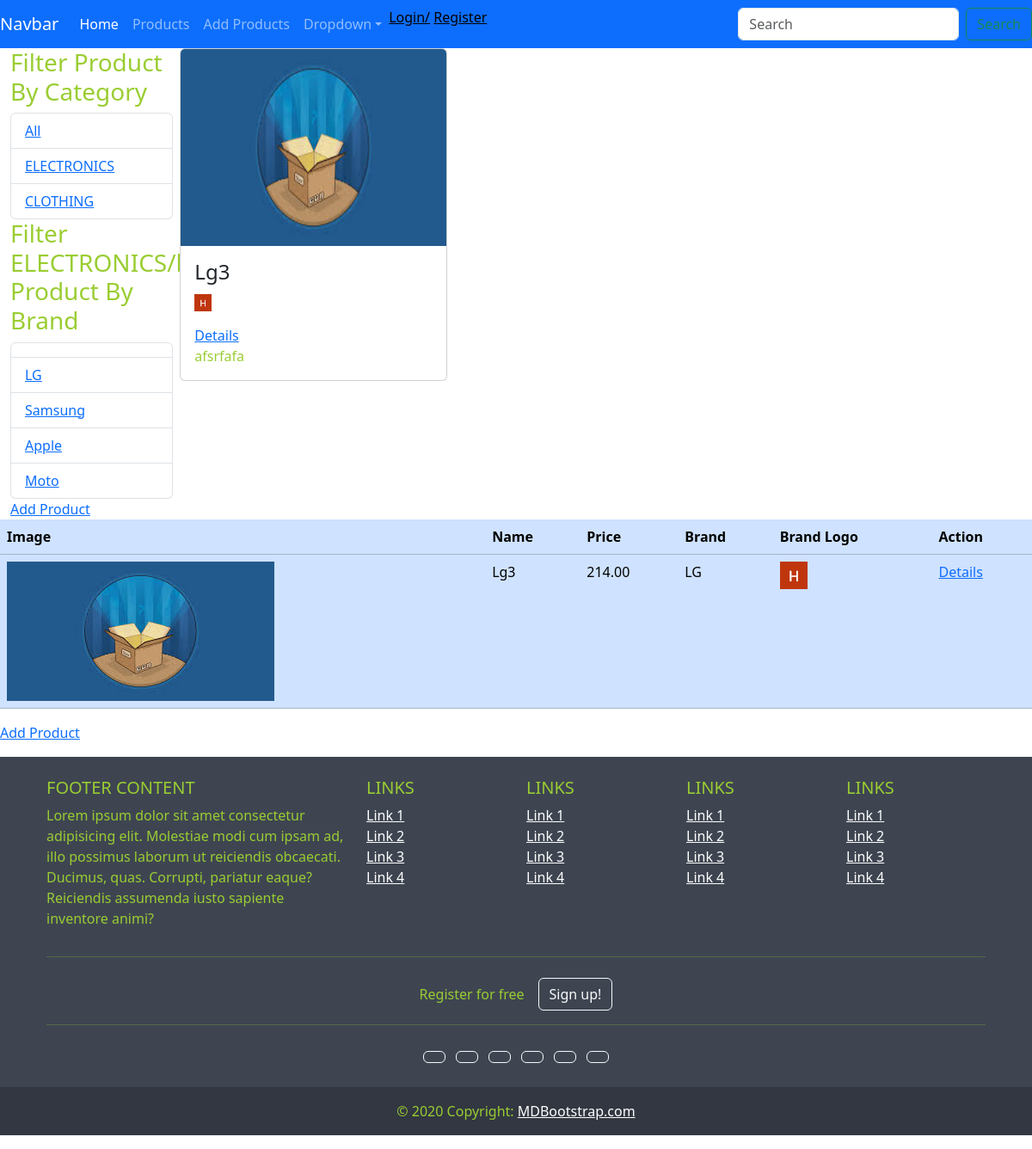
The app's page /product/serach_product/category/ELECTRONICS/brand/LG/ with its own data.
### product/models.py (models this page shows, shortened)
class Category(models.Model):
    name = models.CharField(max_length=100,choices=CATEGORY_CHOICES)
    description = models.TextField()
    def __str__(self) -> str:
        return self.name

class Brand(models.Model):
    name = models.CharField(max_length=50)
    logo = models.ImageField(upload_to='logo')

class Product(models.Model):
    name =  models.CharField(max_length=100)
    price = models.DecimalField(decimal_places=2,max_digits=10)
    brand = models.ForeignKey(Brand,on_delete=models.CASCADE,null=True)
    size = models.DecimalField(decimal_places=2,max_digits=4)
    description = models.CharField(max_length=500)
    color = models.CharField(max_length=20)
    image = models.ImageField(upload_to='images/product_image',default='images/product_image/p1.jpeg')
    category = models.ManyToManyField(Category)
    weight = models.DecimalField(decimal_places=2,max_digits=4)
    created_at = models.DateTimeField(auto_now_add=True)
    updated_at = models.DateTimeField(auto_now=True)
    quantity = models.IntegerField(default=0)

### product/views.py (the view)
# urls.py: path('serach_product/category/<str:name>/brand/<str:b_name>/',views.filter_product_by_brand,name='brand')
def filter_product_by_brand(request,name,b_name):
    brand = get_object_or_404(Brand,name=b_name)      #samsung
    category = get_object_or_404(Category,name=name)  #electronic
    products = category.product_set.all()  #product which comes under electronic
    brands = {i.brand.name for i in products.select_related('brand')}
    products = list(filter(lambda p:True if p.brand == brand else False,products))
    categories = Category.objects.all()                # all category
    context = {
         'products':products,
         'category':category,
         'categories':categories,
         'brands':brands,
         }
    return render(request,"product/products.html",context)

### product/templates/product/products.html (shortened to what this page needs)
{% extends 'base.html' %}
{% block content %}
<div class="table-responsive">
    <div class="container-fluid">
        <div class="row justify-content-center  g-2 ">
            <div class="col-2">
                <h3>
                    Filter Product By Category
                </h3>
                <ul class="list-group">
                    <li class="list-group-item">
                        <a href="{% url 'show-product' %}">
                            All
                        </a>
                    </li>
                    {% for category in categories %}
                    {% if category.name == request.path|cut:"/product/serach_product/category/" %}
                    <li style="background-color: aqua;" class="list-group-item">
                        <a  href="{% url 'category' category.name %}">
                            {{category.name}}
                        </a>
                        {% else %}
                        <li class="list-group-item">
                        <a href="{% url 'category' category.name %}">
                            {{category.name}}
                        </a>
                        {% endif %}
                    </li>
                    {% endfor %}
                </ul>
                <h3>{% if brands %}
                    Filter {{request.path|slice:"33:" }} Product By Brand
                </h3>
                {% endif %}
                <ul class="list-group">
                    <li class="list-group-item">
                    {% for brand in brands %}
                    {% if brand == request.path|cut:"/product/serach_product/category/request.session.category/brand/" %}
                    <li style="background-color: aqua;" class="list-group-item">
                        <a  href="{% url 'brand' category brand %}">
                            {{brand}}
                        </a>
                        {% else %}
                        <li class="list-group-item">
                        <a href="{% url 'brand' category brand %}">
                            {{brand}}
                        </a>
                        {% endif %}
                    </li>
                    {% endfor %}
                </ul>
        </div>
        <div class="col-10">
            <div class="row">
                {% for product in products %}
                    <div class="col-4">
                        <div class="card text-start">
                            <img class="card-img-top" src="{{ product.image.url }}" height="228.67  " alt="Title" />
                            <div class="card-body">
                                <h4 class="card-title">{{ product.name}}</h4>
                                <p>{% if product.brand.logo %}
                                    <img src="{{product.brand.logo.url}}" height="20" width="20"
                                        alt="no image">
                                    {% endif %}
                                </p>
                                <a href="/product/details/{{product.id}}">Details</a>
                                <p class="card-text">{{product.description}}</p>
                            </div>
                        </div>
                    </div>
                {% endfor %}
            </div>
        </div>
    </div>
<a href="{% url 'add-product' %}">Add Product</a>
</div>
<div class="table-responsive">
    <table class="table table-primary">
        <thead>
            <tr>
                <th scope="col">Image</th>
                <th scope="col">Name</th>
                <th scope="col">Price</th>
                <th scope="col">Brand</th>
                <th scope="col">Brand Logo</th>
                <th scope="col">Action</th>
            </tr>
        </thead>
        <tbody>
            {% for product in products %}
            <tr class="">
                <td scope="row"><img src="{{product.image.url}}"
                         alt="no image"></td>
                <td>{{product.name}}
                </td>
                <td>{{product.price}}
                </td>
                <td>
                    {{product.brand.name}}</td>
                <td>{% if product.brand.logo %}
                    <img src="{{product.brand.logo.url}}"
                         alt="no image">
                    {% endif %}
                </td>
                <td>
                    <a href="/product/details/{{product.id}}">Details</a>
                </td>
            </tr>
            {% endfor %}
        </tbody>
    </table>
<a href="{% url 'add-product' %}">Add Product</a>
</div>
{% endblock %}

### static/css/style.css (style rules this page uses)
* { color:yellowgreen; }

### records on screen
Category: name "ELECTRONICS"
Category: name "CLOTHING"
Brand: brands "LG"
Brand: brands "Samsung"
Brand: brands "Apple"
Brand: brands "Moto"
Product: image (picture), name "Lg3", brand.logo (picture), description "afsrfafa", price "214.00", brand.name "LG"

### other values on screen
{{ request.path|slice:"33:" }} "ELECTRONICS/brand/LG/"
